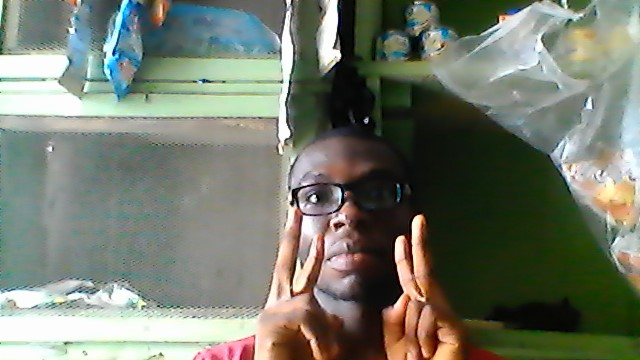
#> input picture Open cv project/1.4 in reader opencv/Image Pyramid/chidalu.jpg, 640 x 360 px
$ python 'Gaussian Pyramid.py'
#> lines starting #> are read from the running program, lines starting #| are printed output that depends on the picture
import cv2

'''We shall use the Gausian pyramid, to give different resolution if our image'''

img=cv2.imread('chidalu.jpg',cv2.IMREAD_COLOR); #IMAGE read in color
#> img is the input picture: shape (360, 640, 3); mean B, G, R 108.9, 122.3, 116.6

lower_resolution=cv2.pyrDown(img); #pyramid down from img
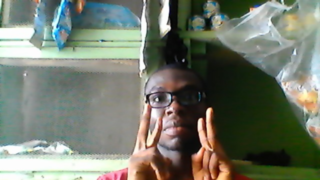
#> lower_resolution: shape (180, 320, 3); mean B, G, R 108.9, 122.2, 116.5
higher_reso=cv2.pyrUp(lower_resolution); #pyramid up from lower resolution
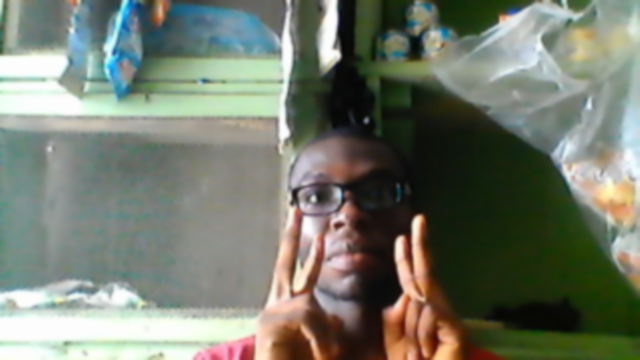
#> higher_reso: shape (360, 640, 3); mean B, G, R 109, 122.3, 116.7


cv2.namedWindow('Pyramid Down',cv2.WINDOW_NORMAL); #create a named window
cv2.namedWindow('Pyramid Up',cv2.WINDOW_NORMAL); #create a named window


cv2.imshow('Pyramid Down',lower_resolution); #Image show
cv2.imshow('Pyramid Up',higher_reso); #Image show

if cv2.waitKey(0)&0xFF==ord('q'):
#> (key q is pressed here)
    cv2.destroyWindow('Pyramid Down'); #destroy window
